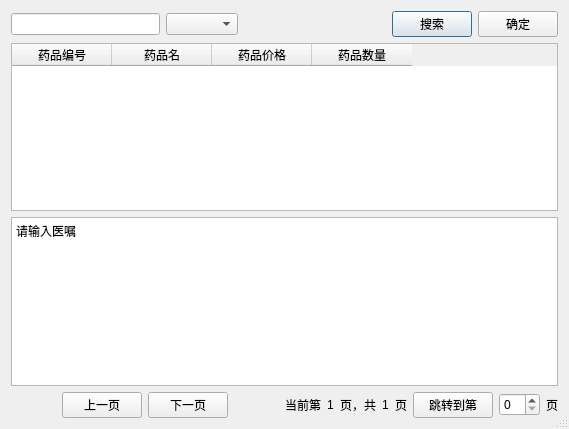
<?xml version="1.0" encoding="UTF-8"?>
<ui version="4.0">
 <class>Dialog</class>
 <widget class="QDialog" name="Dialog">
  <property name="geometry">
   <rect>
    <x>0</x>
    <y>0</y>
    <width>569</width>
    <height>429</height>
   </rect>
  </property>
  <property name="windowTitle">
   <string>Dialog</string>
  </property>
  <property name="sizeGripEnabled">
   <bool>true</bool>
  </property>
  <layout class="QVBoxLayout" name="verticalLayout">
   <item>
    <layout class="QHBoxLayout" name="horizontalLayout">
     <item>
      <widget class="QLineEdit" name="lineEdit"/>
     </item>
     <item>
      <widget class="QComboBox" name="comboBox"/>
     </item>
     <item>
      <spacer name="horizontalSpacer">
       <property name="orientation">
        <enum>Qt::Horizontal</enum>
       </property>
       <property name="sizeHint" stdset="0">
        <size>
         <width>40</width>
         <height>20</height>
        </size>
       </property>
      </spacer>
     </item>
     <item>
      <widget class="QPushButton" name="pushButton_search">
       <property name="text">
        <string>搜索</string>
       </property>
      </widget>
     </item>
     <item>
      <widget class="QPushButton" name="pushButton_confirm">
       <property name="text">
        <string>确定</string>
       </property>
      </widget>
     </item>
    </layout>
   </item>
   <item>
    <widget class="QTableWidget" name="tableWidget">
     <column>
      <property name="text">
       <string>药品编号</string>
      </property>
     </column>
     <column>
      <property name="text">
       <string>药品名</string>
      </property>
     </column>
     <column>
      <property name="text">
       <string>药品价格</string>
      </property>
     </column>
     <column>
      <property name="text">
       <string>药品数量</string>
      </property>
     </column>
    </widget>
   </item>
   <item>
    <widget class="QTextEdit" name="textEdit">
     <property name="html">
      <string>&lt;!DOCTYPE HTML PUBLIC &quot;-//W3C//DTD HTML 4.0//EN&quot; &quot;http://www.w3.org/TR/REC-html40/strict.dtd&quot;&gt;
&lt;html&gt;&lt;head&gt;&lt;meta name=&quot;qrichtext&quot; content=&quot;1&quot; /&gt;&lt;style type=&quot;text/css&quot;&gt;
p, li { white-space: pre-wrap; }
&lt;/style&gt;&lt;/head&gt;&lt;body style=&quot; font-family:'SimSun'; font-size:9pt; font-weight:400; font-style:normal;&quot;&gt;
&lt;p style=&quot; margin-top:0px; margin-bottom:0px; margin-left:0px; margin-right:0px; -qt-block-indent:0; text-indent:0px;&quot;&gt;请输入医嘱&lt;/p&gt;&lt;/body&gt;&lt;/html&gt;</string>
     </property>
    </widget>
   </item>
   <item>
    <layout class="QHBoxLayout" name="horizontalLayout_2">
     <item>
      <spacer name="horizontalSpacer_3">
       <property name="orientation">
        <enum>Qt::Horizontal</enum>
       </property>
       <property name="sizeHint" stdset="0">
        <size>
         <width>40</width>
         <height>20</height>
        </size>
       </property>
      </spacer>
     </item>
     <item>
      <widget class="QPushButton" name="pushButton_front">
       <property name="text">
        <string>上一页</string>
       </property>
      </widget>
     </item>
     <item>
      <widget class="QPushButton" name="pushButton_after">
       <property name="text">
        <string>下一页</string>
       </property>
      </widget>
     </item>
     <item>
      <spacer name="horizontalSpacer_4">
       <property name="orientation">
        <enum>Qt::Horizontal</enum>
       </property>
       <property name="sizeHint" stdset="0">
        <size>
         <width>40</width>
         <height>20</height>
        </size>
       </property>
      </spacer>
     </item>
     <item>
      <widget class="QLabel" name="label_2">
       <property name="text">
        <string>当前第</string>
       </property>
      </widget>
     </item>
     <item>
      <widget class="QLabel" name="label_cur">
       <property name="text">
        <string>1</string>
       </property>
      </widget>
     </item>
     <item>
      <widget class="QLabel" name="label_3">
       <property name="text">
        <string>页，共</string>
       </property>
      </widget>
     </item>
     <item>
      <widget class="QLabel" name="label_sum">
       <property name="text">
        <string>1</string>
       </property>
      </widget>
     </item>
     <item>
      <widget class="QLabel" name="label_5">
       <property name="text">
        <string>页</string>
       </property>
      </widget>
     </item>
     <item>
      <widget class="QPushButton" name="pushButton_skip">
       <property name="text">
        <string>跳转到第</string>
       </property>
      </widget>
     </item>
     <item>
      <widget class="QSpinBox" name="spinBox"/>
     </item>
     <item>
      <widget class="QLabel" name="label_6">
       <property name="text">
        <string>页</string>
       </property>
      </widget>
     </item>
    </layout>
   </item>
  </layout>
 </widget>
 <resources/>
 <connections/>
</ui>
